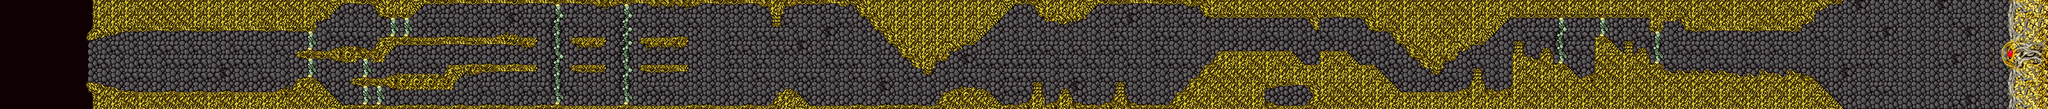

Below is a game level as drawn by its tile map, then a one-line description and the .tmx that defines it (tile-layer data replaced by summaries):
An orthogonal 149x8 tile map with 32x32 px tiles, 1 tile layer (Tile Layer 1), 2 tilesets.

<map version="1.0" orientation="orthogonal" width="149" height="8" tilewidth="32" tileheight="32">
 <tileset firstgid="1" name="level1_tiles" tilewidth="32" tileheight="32">
  <image source="level1a.png" width="256" height="192" />
 </tileset>
 <tileset firstgid="49" name="level1_boss" tilewidth="32" tileheight="32">
  <image source="level1b.bmp" width="256" height="160" />
 </tileset>
 <layer name="Tile Layer 1" width="149" height="8">
  <data>[1192 cells, 1192 non-empty, 57 distinct tile ids]</data>
 </layer>
</map>
